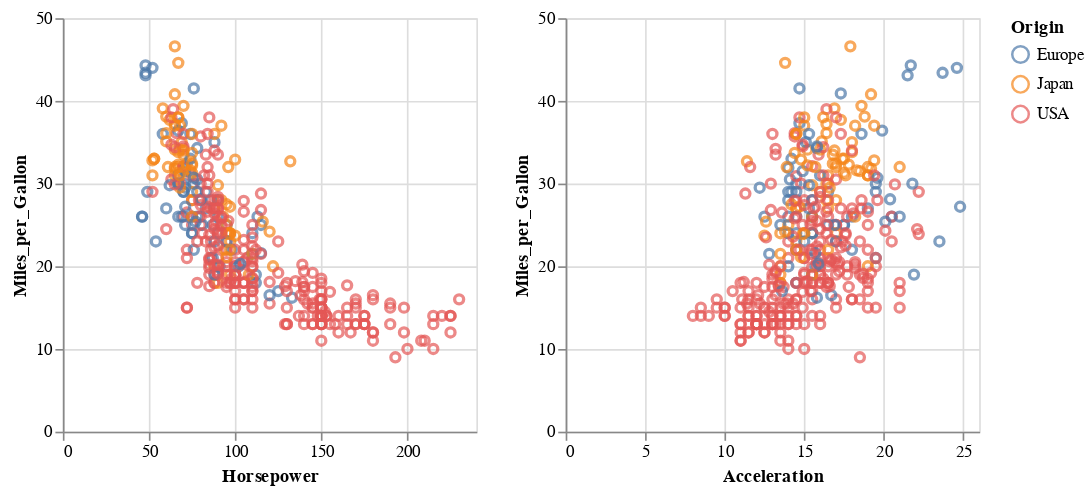

The notebook cell this image was saved under:
### Code cell
import altair as alt
from vega_datasets import data

cars = data.cars()

brush = alt.selection(type='interval', resolve='global')

base = alt.Chart(cars).mark_point().encode(
    y='Miles_per_Gallon',
    color=alt.condition(brush, 'Origin', alt.ColorValue('gray'))
).add_selection(
    brush
).properties(
    width=250,
    height=250
)

base.encode(x='Horsepower') | base.encode(x='Acceleration')

### Figure 1 — Vega-Lite specification as saved in the notebook (floating-point values rounded to 4 significant figures; data arrays with more than 128 entries replaced by an {"elided": "..."} marker saying what was removed)
{"$schema": "https://vega.github.io/schema/vega-lite/v2.6.0.json", "config": {"view": {"height": 300, "width": 400}}, "datasets": {"data-f02450ab61490a1363517a0190416235": {"elided": "406 records"}}, "hconcat": [{"data": {"name": "data-f02450ab61490a1363517a0190416235"}, "encoding": {"color": {"condition": {"field": "Origin", "selection": "selector001", "type": "nominal"}, "value": "gray"}, "x": {"field": "Horsepower", "type": "quantitative"}, "y": {"field": "Miles_per_Gallon", "type": "quantitative"}}, "height": 250, "mark": "point", "selection": {"selector001": {"encodings": ["x", "y"], "mark": {"fill": "#333", "fillOpacity": 0.125, "stroke": "white"}, "on": "[mousedown, window:mouseup] > window:mousemove!", "resolve": "global", "translate": "[mousedown, window:mouseup] > window:mousemove!", "type": "interval", "zoom": "wheel!"}}, "width": 250}, {"data": {"name": "data-f02450ab61490a1363517a0190416235"}, "encoding": {"color": {"condition": {"field": "Origin", "selection": "selector001", "type": "nominal"}, "value": "gray"}, "x": {"field": "Acceleration", "type": "quantitative"}, "y": {"field": "Miles_per_Gallon", "type": "quantitative"}}, "height": 250, "mark": "point", "selection": {"selector001": {"encodings": ["x", "y"], "mark": {"fill": "#333", "fillOpacity": 0.125, "stroke": "white"}, "on": "[mousedown, window:mouseup] > window:mousemove!", "resolve": "global", "translate": "[mousedown, window:mouseup] > window:mousemove!", "type": "interval", "zoom": "wheel!"}}, "width": 250}]}
